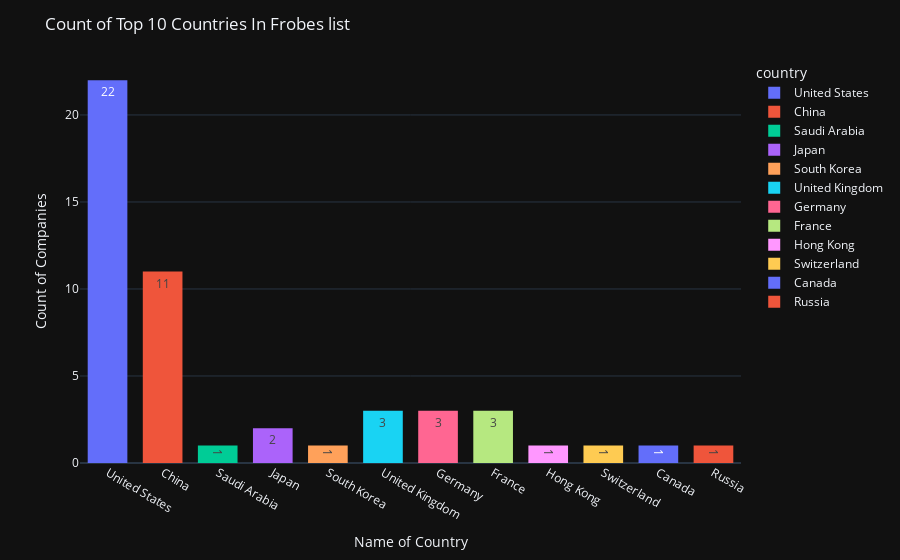

The code cell stored with this chart in its notebook:
### Markdown cell above
### Visualization

### Code cell
# Histogram of top50 companies
fig = px.histogram(TT, x="country",template='plotly_dark',text_auto=True,color="country")
fig.update_layout(
    title_text='Count of Top 10 Countries In Frobes list', 
    xaxis_title_text='Name of Country', # xaxis label
    yaxis_title_text='Count of Companies', # yaxis label
    bargap=0.2, # gap between bars of adjacent location coordinates
    bargroupgap=0.1 # gap between bars of the same location coordinates
)
fig.show()

### Figure 1 — Plotly figure (JSON) as saved in the notebook; plotly's stock layout.template omitted (floating-point values rounded to 4 significant figures)
{"data": [{"alignmentgroup": "True", "bingroup": "x", "hovertemplate": "country=%{x}<br>count=%{y}<extra></extra>", "legendgroup": "United States", "marker": {"color": "#636efa", "pattern": {"shape": ""}}, "name": "United States", "offsetgroup": "United States", "orientation": "v", "showlegend": true, "texttemplate": "%{value}", "type": "histogram", "x": ["United States", "United States", "United States", "United States", "United States", "United States", "United States", "United States", "United States", "United States", "United States", "United States", "United States", "United States", "United States", "United States", "United States", "United States", "United States", "United States", "United States", "United States"], "xaxis": "x", "yaxis": "y"}, {"alignmentgroup": "True", "bingroup": "x", "hovertemplate": "country=%{x}<br>count=%{y}<extra></extra>", "legendgroup": "China", "marker": {"color": "#EF553B", "pattern": {"shape": ""}}, "name": "China", "offsetgroup": "China", "orientation": "v", "showlegend": true, "texttemplate": "%{value}", "type": "histogram", "x": ["China", "China", "China", "China", "China", "China", "China", "China", "China", "China", "China"], "xaxis": "x", "yaxis": "y"}, {"alignmentgroup": "True", "bingroup": "x", "hovertemplate": "country=%{x}<br>count=%{y}<extra></extra>", "legendgroup": "Saudi Arabia", "marker": {"color": "#00cc96", "pattern": {"shape": ""}}, "name": "Saudi Arabia", "offsetgroup": "Saudi Arabia", "orientation": "v", "showlegend": true, "texttemplate": "%{value}", "type": "histogram", "x": ["Saudi Arabia"], "xaxis": "x", "yaxis": "y"}, {"alignmentgroup": "True", "bingroup": "x", "hovertemplate": "country=%{x}<br>count=%{y}<extra></extra>", "legendgroup": "Japan", "marker": {"color": "#ab63fa", "pattern": {"shape": ""}}, "name": "Japan", "offsetgroup": "Japan", "orientation": "v", "showlegend": true, "texttemplate": "%{value}", "type": "histogram", "x": ["Japan", "Japan"], "xaxis": "x", "yaxis": "y"}, {"alignmentgroup": "True", "bingroup": "x", "hovertemplate": "country=%{x}<br>count=%{y}<extra></extra>", "legendgroup": "South Korea", "marker": {"color": "#FFA15A", "pattern": {"shape": ""}}, "name": "South Korea", "offsetgroup": "South Korea", "orientation": "v", "showlegend": true, "texttemplate": "%{value}", "type": "histogram", "x": ["South Korea"], "xaxis": "x", "yaxis": "y"}, {"alignmentgroup": "True", "bingroup": "x", "hovertemplate": "country=%{x}<br>count=%{y}<extra></extra>", "legendgroup": "United Kingdom", "marker": {"color": "#19d3f3", "pattern": {"shape": ""}}, "name": "United Kingdom", "offsetgroup": "United Kingdom", "orientation": "v", "showlegend": true, "texttemplate": "%{value}", "type": "histogram", "x": ["United Kingdom", "United Kingdom", "United Kingdom"], "xaxis": "x", "yaxis": "y"}, {"alignmentgroup": "True", "bingroup": "x", "hovertemplate": "country=%{x}<br>count=%{y}<extra></extra>", "legendgroup": "Germany", "marker": {"color": "#FF6692", "pattern": {"shape": ""}}, "name": "Germany", "offsetgroup": "Germany", "orientation": "v", "showlegend": true, "texttemplate": "%{value}", "type": "histogram", "x": ["Germany", "Germany", "Germany"], "xaxis": "x", "yaxis": "y"}, {"alignmentgroup": "True", "bingroup": "x", "hovertemplate": "country=%{x}<br>count=%{y}<extra></extra>", "legendgroup": "France", "marker": {"color": "#B6E880", "pattern": {"shape": ""}}, "name": "France", "offsetgroup": "France", "orientation": "v", "showlegend": true, "texttemplate": "%{value}", "type": "histogram", "x": ["France", "France", "France"], "xaxis": "x", "yaxis": "y"}, {"alignmentgroup": "True", "bingroup": "x", "hovertemplate": "country=%{x}<br>count=%{y}<extra></extra>", "legendgroup": "Hong Kong", "marker": {"color": "#FF97FF", "pattern": {"shape": ""}}, "name": "Hong Kong", "offsetgroup": "Hong Kong", "orientation": "v", "showlegend": true, "texttemplate": "%{value}", "type": "histogram", "x": ["Hong Kong"], "xaxis": "x", "yaxis": "y"}, {"alignmentgroup": "True", "bingroup": "x", "hovertemplate": "country=%{x}<br>count=%{y}<extra></extra>", "legendgroup": "Switzerland", "marker": {"color": "#FECB52", "pattern": {"shape": ""}}, "name": "Switzerland", "offsetgroup": "Switzerland", "orientation": "v", "showlegend": true, "texttemplate": "%{value}", "type": "histogram", "x": ["Switzerland"], "xaxis": "x", "yaxis": "y"}, {"alignmentgroup": "True", "bingroup": "x", "hovertemplate": "country=%{x}<br>count=%{y}<extra></extra>", "legendgroup": "Canada", "marker": {"color": "#636efa", "pattern": {"shape": ""}}, "name": "Canada", "offsetgroup": "Canada", "orientation": "v", "showlegend": true, "texttemplate": "%{value}", "type": "histogram", "x": ["Canada"], "xaxis": "x", "yaxis": "y"}, {"alignmentgroup": "True", "bingroup": "x", "hovertemplate": "country=%{x}<br>count=%{y}<extra></extra>", "legendgroup": "Russia", "marker": {"color": "#EF553B", "pattern": {"shape": ""}}, "name": "Russia", "offsetgroup": "Russia", "orientation": "v", "showlegend": true, "texttemplate": "%{value}", "type": "histogram", "x": ["Russia"], "xaxis": "x", "yaxis": "y"}], "layout": {"bargap": 0.2, "bargroupgap": 0.1, "barmode": "relative", "legend": {"title": {"text": "country"}, "tracegroupgap": 0}, "margin": {"t": 60}, "title": {"text": "Count of Top 10 Countries In Frobes list"}, "xaxis": {"anchor": "y", "categoryarray": ["United States", "China", "Saudi Arabia", "Japan", "South Korea", "United Kingdom", "Germany", "France", "Hong Kong", "Switzerland", "Canada", "Russia"], "categoryorder": "array", "domain": [0, 1], "title": {"text": "Name of Country"}}, "yaxis": {"anchor": "x", "domain": [0, 1], "title": {"text": "Count of Companies"}}}}
